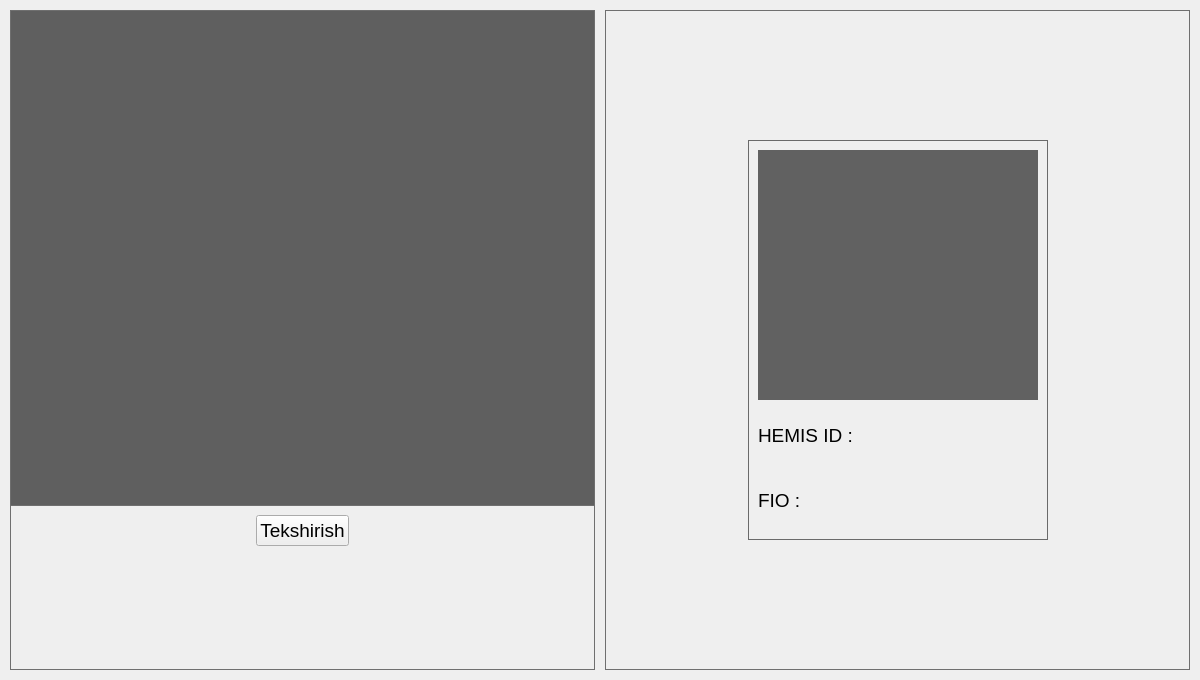
<?xml version="1.0" encoding="UTF-8"?>
<ui version="4.0">
 <class>MainWindow</class>
 <widget class="QMainWindow" name="MainWindow">
  <property name="geometry">
   <rect>
    <x>0</x>
    <y>0</y>
    <width>1200</width>
    <height>680</height>
   </rect>
  </property>
  <property name="windowTitle">
   <string>Face Recognation</string>
  </property>
  <widget class="QWidget" name="centralwidget">
   <layout class="QHBoxLayout" name="horizontalLayout">
    <property name="spacing">
     <number>10</number>
    </property>
    <property name="leftMargin">
     <number>10</number>
    </property>
    <property name="topMargin">
     <number>10</number>
    </property>
    <property name="rightMargin">
     <number>10</number>
    </property>
    <property name="bottomMargin">
     <number>10</number>
    </property>
    <item>
     <widget class="QFrame" name="frame">
      <property name="sizePolicy">
       <sizepolicy hsizetype="Expanding" vsizetype="Expanding">
        <horstretch>0</horstretch>
        <verstretch>0</verstretch>
       </sizepolicy>
      </property>
      <property name="styleSheet">
       <string notr="true">#frame{
border: 1px solid rgb(111, 111, 111)
}</string>
      </property>
      <property name="frameShape">
       <enum>QFrame::StyledPanel</enum>
      </property>
      <property name="frameShadow">
       <enum>QFrame::Raised</enum>
      </property>
      <layout class="QVBoxLayout" name="verticalLayout" stretch="3,1">
       <property name="spacing">
        <number>0</number>
       </property>
       <property name="leftMargin">
        <number>0</number>
       </property>
       <property name="topMargin">
        <number>0</number>
       </property>
       <property name="rightMargin">
        <number>0</number>
       </property>
       <property name="bottomMargin">
        <number>0</number>
       </property>
       <item>
        <widget class="QLabel" name="camer_label">
         <property name="sizePolicy">
          <sizepolicy hsizetype="Preferred" vsizetype="Expanding">
           <horstretch>0</horstretch>
           <verstretch>0</verstretch>
          </sizepolicy>
         </property>
         <property name="styleSheet">
          <string notr="true">background-color: rgb(95, 95, 95);</string>
         </property>
         <property name="text">
          <string/>
         </property>
        </widget>
       </item>
       <item>
        <widget class="QFrame" name="frame_3">
         <property name="styleSheet">
          <string notr="true">#frame_3{
border-top: 1px solid rgb(111, 111, 111)
}</string>
         </property>
         <property name="frameShape">
          <enum>QFrame::StyledPanel</enum>
         </property>
         <property name="frameShadow">
          <enum>QFrame::Raised</enum>
         </property>
         <layout class="QGridLayout" name="gridLayout">
          <item row="0" column="0">
           <widget class="QPushButton" name="pushButton">
            <property name="sizePolicy">
             <sizepolicy hsizetype="Fixed" vsizetype="Fixed">
              <horstretch>0</horstretch>
              <verstretch>0</verstretch>
             </sizepolicy>
            </property>
            <property name="font">
             <font>
              <pointsize>14</pointsize>
             </font>
            </property>
            <property name="text">
             <string>Tekshirish</string>
            </property>
           </widget>
          </item>
          <item row="1" column="0">
           <spacer name="verticalSpacer">
            <property name="orientation">
             <enum>Qt::Vertical</enum>
            </property>
            <property name="sizeHint" stdset="0">
             <size>
              <width>20</width>
              <height>40</height>
             </size>
            </property>
           </spacer>
          </item>
         </layout>
        </widget>
       </item>
      </layout>
     </widget>
    </item>
    <item>
     <widget class="QFrame" name="frame_2">
      <property name="sizePolicy">
       <sizepolicy hsizetype="MinimumExpanding" vsizetype="MinimumExpanding">
        <horstretch>0</horstretch>
        <verstretch>0</verstretch>
       </sizepolicy>
      </property>
      <property name="styleSheet">
       <string notr="true">#frame_2{
border: 1px solid rgb(111, 111, 111)
}</string>
      </property>
      <property name="frameShape">
       <enum>QFrame::StyledPanel</enum>
      </property>
      <property name="frameShadow">
       <enum>QFrame::Raised</enum>
      </property>
      <layout class="QGridLayout" name="gridLayout_2">
       <item row="0" column="1">
        <spacer name="verticalSpacer_2">
         <property name="orientation">
          <enum>Qt::Vertical</enum>
         </property>
         <property name="sizeHint" stdset="0">
          <size>
           <width>20</width>
           <height>99</height>
          </size>
         </property>
        </spacer>
       </item>
       <item row="1" column="0">
        <spacer name="horizontalSpacer">
         <property name="orientation">
          <enum>Qt::Horizontal</enum>
         </property>
         <property name="sizeHint" stdset="0">
          <size>
           <width>124</width>
           <height>20</height>
          </size>
         </property>
        </spacer>
       </item>
       <item row="1" column="1">
        <widget class="QFrame" name="studentCardFrame">
         <property name="sizePolicy">
          <sizepolicy hsizetype="Expanding" vsizetype="Expanding">
           <horstretch>0</horstretch>
           <verstretch>0</verstretch>
          </sizepolicy>
         </property>
         <property name="minimumSize">
          <size>
           <width>300</width>
           <height>400</height>
          </size>
         </property>
         <property name="styleSheet">
          <string notr="true">#studentCardFrame{
	border: 1px solid rgb(106, 106, 106);
}</string>
         </property>
         <property name="frameShape">
          <enum>QFrame::StyledPanel</enum>
         </property>
         <property name="frameShadow">
          <enum>QFrame::Raised</enum>
         </property>
         <layout class="QVBoxLayout" name="verticalLayout_2">
          <item>
           <widget class="QLabel" name="student_image_label">
            <property name="minimumSize">
             <size>
              <width>200</width>
              <height>250</height>
             </size>
            </property>
            <property name="maximumSize">
             <size>
              <width>300</width>
              <height>300</height>
             </size>
            </property>
            <property name="font">
             <font>
              <pointsize>14</pointsize>
             </font>
            </property>
            <property name="styleSheet">
             <string notr="true">background-color: rgb(97, 97, 97);</string>
            </property>
            <property name="text">
             <string/>
            </property>
           </widget>
          </item>
          <item>
           <layout class="QHBoxLayout" name="horizontalLayout_3">
            <property name="spacing">
             <number>20</number>
            </property>
            <property name="sizeConstraint">
             <enum>QLayout::SetFixedSize</enum>
            </property>
            <item>
             <widget class="QLabel" name="label_3">
              <property name="sizePolicy">
               <sizepolicy hsizetype="Fixed" vsizetype="Preferred">
                <horstretch>0</horstretch>
                <verstretch>0</verstretch>
               </sizepolicy>
              </property>
              <property name="font">
               <font>
                <pointsize>14</pointsize>
               </font>
              </property>
              <property name="text">
               <string>HEMIS ID :</string>
              </property>
             </widget>
            </item>
            <item>
             <widget class="QLabel" name="hemis_id_label">
              <property name="font">
               <font>
                <pointsize>14</pointsize>
               </font>
              </property>
              <property name="text">
               <string/>
              </property>
             </widget>
            </item>
           </layout>
          </item>
          <item>
           <layout class="QHBoxLayout" name="horizontalLayout_4">
            <property name="spacing">
             <number>20</number>
            </property>
            <property name="sizeConstraint">
             <enum>QLayout::SetFixedSize</enum>
            </property>
            <item>
             <widget class="QLabel" name="label_4">
              <property name="sizePolicy">
               <sizepolicy hsizetype="Fixed" vsizetype="Preferred">
                <horstretch>0</horstretch>
                <verstretch>0</verstretch>
               </sizepolicy>
              </property>
              <property name="font">
               <font>
                <pointsize>14</pointsize>
               </font>
              </property>
              <property name="text">
               <string>FIO :</string>
              </property>
             </widget>
            </item>
            <item>
             <widget class="QLabel" name="fio_label">
              <property name="font">
               <font>
                <pointsize>14</pointsize>
               </font>
              </property>
              <property name="text">
               <string/>
              </property>
             </widget>
            </item>
           </layout>
          </item>
         </layout>
        </widget>
       </item>
       <item row="1" column="2">
        <spacer name="horizontalSpacer_2">
         <property name="orientation">
          <enum>Qt::Horizontal</enum>
         </property>
         <property name="sizeHint" stdset="0">
          <size>
           <width>123</width>
           <height>20</height>
          </size>
         </property>
        </spacer>
       </item>
       <item row="2" column="1">
        <spacer name="verticalSpacer_3">
         <property name="orientation">
          <enum>Qt::Vertical</enum>
         </property>
         <property name="sizeHint" stdset="0">
          <size>
           <width>20</width>
           <height>99</height>
          </size>
         </property>
        </spacer>
       </item>
      </layout>
     </widget>
    </item>
   </layout>
  </widget>
 </widget>
 <resources/>
 <connections/>
</ui>
